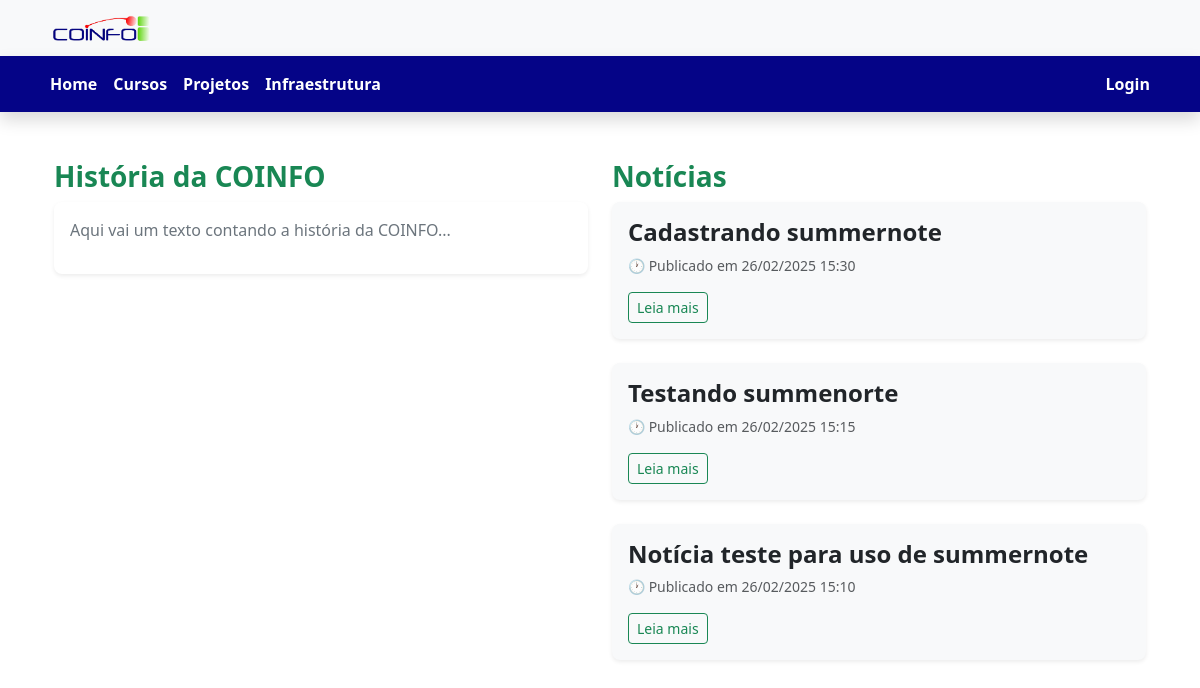
Before: / with the older database file.
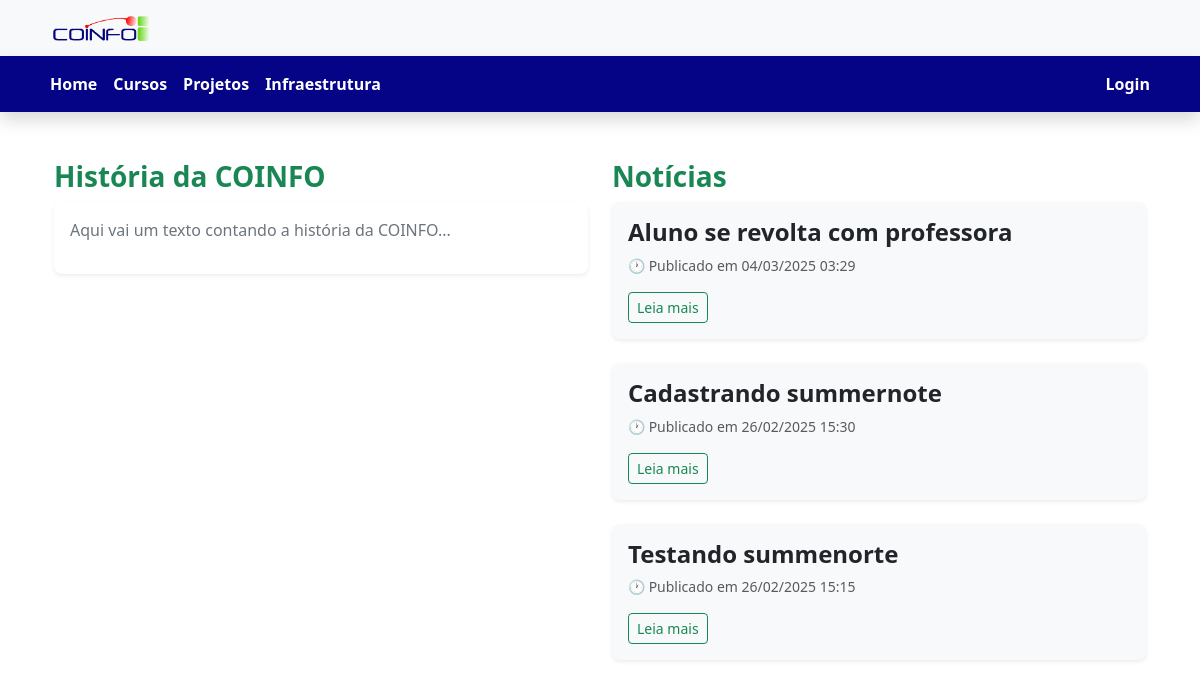
After: the same page with the newer database file.
### sistema/models.py (models this page shows, shortened)
class Noticia(models.Model):
    STATUS_CHOICES = [
        ('rascunho', 'Rascunho'),
        ('publicado', 'Publicado'),
    ]
    ATIVACAO_CHOICES = [
        ('ativada', 'Ativada'),
        ('desativada', 'Desativada'),
    ]
    titulo = models.CharField(max_length=255)
    conteudo = models.TextField()
    autor = models.ForeignKey(User, on_delete=models.CASCADE)
    data_publicacao = models.DateTimeField(auto_now_add=True)
    status = models.CharField(max_length=10, choices=STATUS_CHOICES, default='rascunho')
    ativacao = models.CharField(max_length=10, choices=ATIVACAO_CHOICES, default='ativada')

### sistema/views.py (the view)
# urls.py: 2. Add a URL to urlpatterns:  path('', views.home, name='home')
def home(request):
    noticias = Noticia.objects.filter(status='publicado', ativacao='ativada').order_by('-data_publicacao')[:3]
    return render(request, 'index.html', {'noticias': noticias})

### sistema/templates/index.html (shortened to what this page needs)
{% extends 'base.html' %}
{% load static %}
{% block content %}
<div class="container mt-5">
    <div class="row">
        <div class="col-md-6">
            <h3 class="text-success fw-bold">História da COINFO</h3>
            <div class="card shadow-sm border-0 rounded-3 bg-white">
                <div class="card-body">
                    <p class="text-secondary">Aqui vai um texto contando a história da COINFO...</p>
                </div>
            </div>
        </div>
        <div class="col-md-6">
            <h3 class="text-success fw-bold">Notícias</h3>
            {% for noticia in noticias %}
            <div class="card mb-4 border-0 shadow-sm rounded-3 bg-light">
                <div class="card-body">
                    <h4 class="text-dark fw-bold">{{ noticia.titulo }}</h4>
                    <p class="text-muted small mt-2">🕐
                         Publicado em {{ noticia.data_publicacao|date:"d/m/Y H:i" }}</p>
                    <a href="{% url 'detalhe_noticia' noticia.id %}" class="btn btn-outline-success btn-sm">Leia mais</a>
                </div>
            </div>
            {% empty %}
                <p class="text-muted">Nenhuma notícia disponível no momento.</p>
            {% endfor %}
        </div>
    </div>
</div>
{% endblock %}

Changed rows visible on the page:
no longer on this page (row unchanged): Noticia: titulo "Notícia teste para uso de summernote", data_publicacao "26/02/2025 15:10"
added Noticia: titulo "Aluno se revolta com professora", data_publicacao "04/03/2025 03:29"
